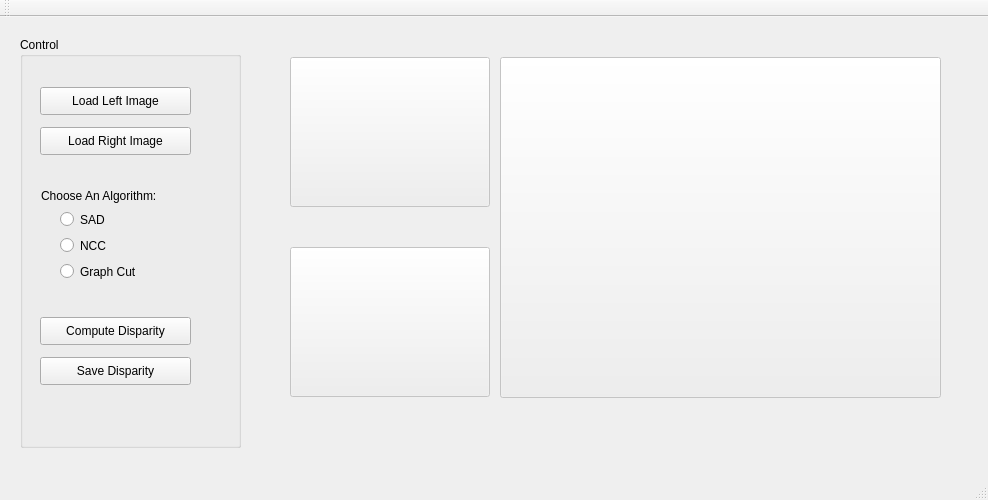
<?xml version="1.0" encoding="UTF-8"?>
<ui version="4.0">
 <class>StereoQtClass</class>
 <widget class="QMainWindow" name="StereoQtClass">
  <property name="geometry">
   <rect>
    <x>0</x>
    <y>0</y>
    <width>988</width>
    <height>500</height>
   </rect>
  </property>
  <property name="windowTitle">
   <string>StereoQt</string>
  </property>
  <widget class="QWidget" name="centralWidget">
   <widget class="QGroupBox" name="groupBox">
    <property name="geometry">
     <rect>
      <x>20</x>
      <y>20</y>
      <width>221</width>
      <height>411</height>
     </rect>
    </property>
    <property name="title">
     <string>Control</string>
    </property>
    <widget class="QPushButton" name="loadLeftBtn">
     <property name="geometry">
      <rect>
       <x>20</x>
       <y>50</y>
       <width>151</width>
       <height>28</height>
      </rect>
     </property>
     <property name="text">
      <string>Load Left Image</string>
     </property>
    </widget>
    <widget class="QPushButton" name="loadRightBtn">
     <property name="geometry">
      <rect>
       <x>20</x>
       <y>90</y>
       <width>151</width>
       <height>28</height>
      </rect>
     </property>
     <property name="text">
      <string>Load Right Image</string>
     </property>
    </widget>
    <widget class="QRadioButton" name="sadRadio">
     <property name="geometry">
      <rect>
       <x>40</x>
       <y>173</y>
       <width>51</width>
       <height>19</height>
      </rect>
     </property>
     <property name="text">
      <string>SAD</string>
     </property>
    </widget>
    <widget class="QRadioButton" name="nccRadio">
     <property name="geometry">
      <rect>
       <x>40</x>
       <y>199</y>
       <width>51</width>
       <height>19</height>
      </rect>
     </property>
     <property name="text">
      <string>NCC</string>
     </property>
    </widget>
    <widget class="QRadioButton" name="gcRadio">
     <property name="geometry">
      <rect>
       <x>40</x>
       <y>225</y>
       <width>99</width>
       <height>19</height>
      </rect>
     </property>
     <property name="text">
      <string>Graph Cut</string>
     </property>
    </widget>
    <widget class="QPushButton" name="computeBtn">
     <property name="geometry">
      <rect>
       <x>20</x>
       <y>280</y>
       <width>151</width>
       <height>28</height>
      </rect>
     </property>
     <property name="text">
      <string>Compute Disparity</string>
     </property>
    </widget>
    <widget class="QPushButton" name="saveBtn">
     <property name="geometry">
      <rect>
       <x>20</x>
       <y>320</y>
       <width>151</width>
       <height>28</height>
      </rect>
     </property>
     <property name="text">
      <string>Save Disparity</string>
     </property>
    </widget>
    <widget class="QLabel" name="methodLabel">
     <property name="geometry">
      <rect>
       <x>21</x>
       <y>151</y>
       <width>171</width>
       <height>16</height>
      </rect>
     </property>
     <property name="text">
      <string>Choose An Algorithm:</string>
     </property>
    </widget>
   </widget>
   <widget class="QWidget" name="imgWidget" native="true">
    <property name="geometry">
     <rect>
      <x>270</x>
      <y>20</y>
      <width>691</width>
      <height>411</height>
     </rect>
    </property>
    <widget class="QPushButton" name="leftPosBtn">
     <property name="enabled">
      <bool>false</bool>
     </property>
     <property name="geometry">
      <rect>
       <x>20</x>
       <y>20</y>
       <width>200</width>
       <height>150</height>
      </rect>
     </property>
     <property name="text">
      <string/>
     </property>
    </widget>
    <widget class="QPushButton" name="rightPosBtn">
     <property name="enabled">
      <bool>false</bool>
     </property>
     <property name="geometry">
      <rect>
       <x>20</x>
       <y>210</y>
       <width>200</width>
       <height>150</height>
      </rect>
     </property>
     <property name="text">
      <string/>
     </property>
    </widget>
    <widget class="QPushButton" name="dispPosBtn">
     <property name="enabled">
      <bool>false</bool>
     </property>
     <property name="geometry">
      <rect>
       <x>230</x>
       <y>20</y>
       <width>441</width>
       <height>341</height>
      </rect>
     </property>
     <property name="text">
      <string/>
     </property>
    </widget>
   </widget>
  </widget>
  <widget class="QMenuBar" name="menuBar">
   <property name="geometry">
    <rect>
     <x>0</x>
     <y>0</y>
     <width>988</width>
     <height>26</height>
    </rect>
   </property>
  </widget>
  <widget class="QToolBar" name="mainToolBar">
   <attribute name="toolBarArea">
    <enum>TopToolBarArea</enum>
   </attribute>
   <attribute name="toolBarBreak">
    <bool>false</bool>
   </attribute>
  </widget>
  <widget class="QStatusBar" name="statusBar"/>
 </widget>
 <layoutdefault spacing="6" margin="11"/>
 <resources>
  <include location="stereoqt.qrc"/>
 </resources>
 <connections/>
</ui>
